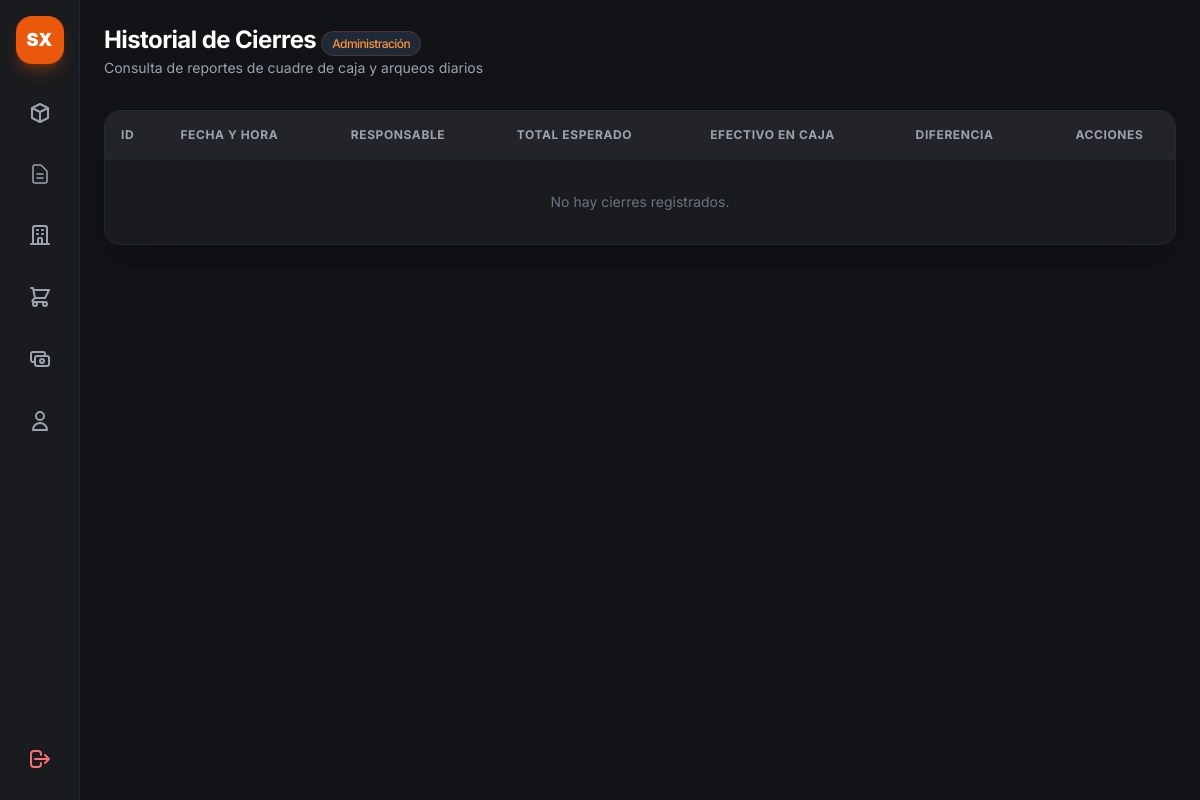
Page /admin/cierres (signed in) on the earlier database version.
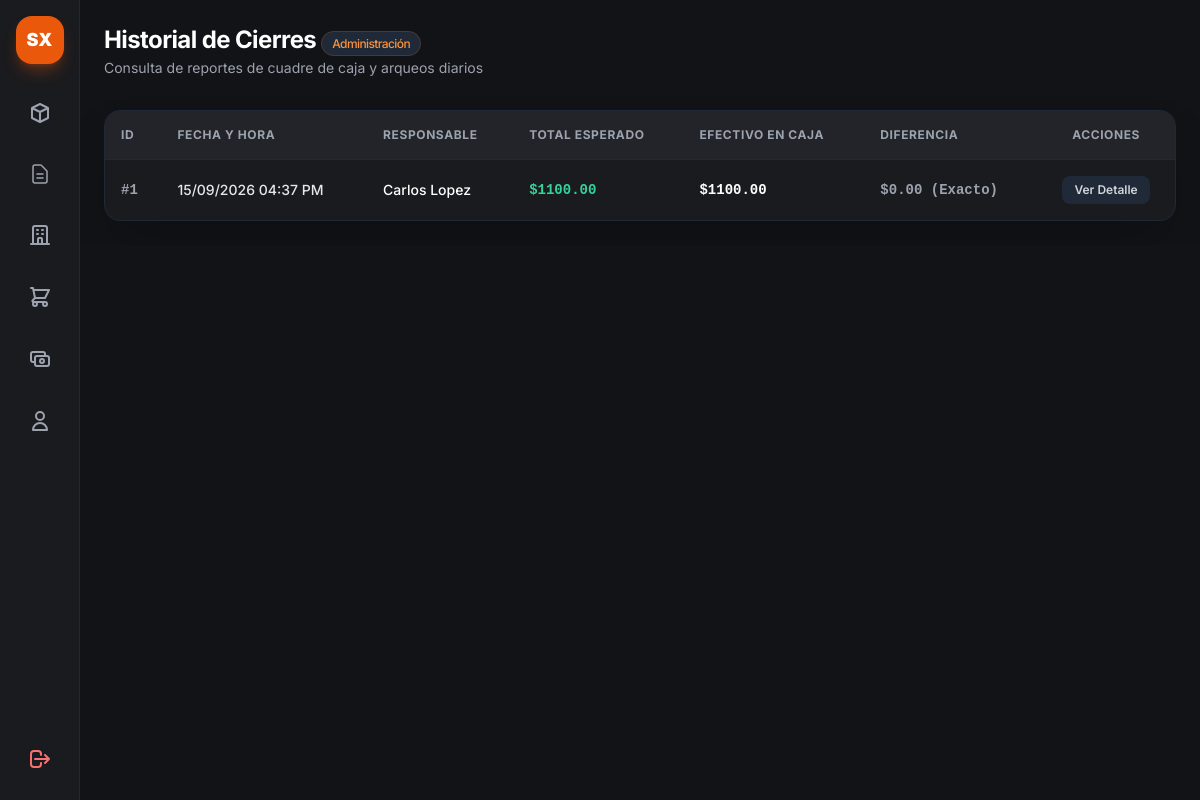
Same page on the later database version.
### app.py (models this page shows)
class CierreDia(db.Model):
    __tablename__ = 'cierres_dia'
    id = db.Column(db.Integer, primary_key=True)
    fecha = db.Column(db.DateTime, default=datetime.utcnow)
    usuario_id = db.Column(db.Integer, db.ForeignKey('usuarios.id'), nullable=True)
    usuario_nombre = db.Column(db.String(100), nullable=False)
    total_esperado = db.Column(db.Float, default=0.0)
    efectivo_caja = db.Column(db.Float, default=0.0)
    diferencia = db.Column(db.Float, default=0.0)
    detalles = db.relationship('DetalleCierre', backref='cierre', lazy=True)

### app.py (the view)
@app.route('/admin/cierres')
def vista_reporte_cierres():
    if 'user' not in session or session.get('rol') != 'admin':
        return redirect(url_for('login'))
    cierres = CierreDia.query.order_by(CierreDia.fecha.desc()).all()
    return render_template('admin_cierres.html', cierres=cierres)

### app.py (called while the page is built)
@app.context_processor
def inject_today():
    return {'hoy': date.today()}

### templates/admin_cierres.html (shortened to what this page needs)
{% extends "base.html" %}
{% block content %}
<main class="flex-1 flex flex-col min-w-0 overflow-y-auto">
    <header class="p-6 pb-2 flex flex-col sm:flex-row sm:items-center justify-between gap-4">
        <div>
            <h1 class="text-2xl font-bold text-white tracking-tight">Historial de Cierres <span
                    class="text-xs font-medium px-2.5 py-1 rounded-full bg-gray-800 text-orange-400 border border-orange-500/20">Administración</span></h1>
            <p class="text-sm text-gray-400 mt-0.5">Consulta de reportes de cuadre de caja y arqueos diarios</p>
        </div>
    </header>
    <section class="p-6 flex-1">
        <div class="bg-[#1a1b1e] border border-gray-800 rounded-2xl overflow-hidden shadow-2xl">
            <div class="overflow-x-auto">
                <table class="w-full text-left border-collapse">
                    <thead>
                        <tr class="border-b border-gray-800 text-xs font-semibold text-gray-400 uppercase tracking-wider bg-[#222429]">
                            <th class="p-4">ID</th>
                            <th class="p-4">Fecha y Hora</th>
                            <th class="p-4">Responsable</th>
                            <th class="p-4">Total Esperado</th>
                            <th class="p-4">Efectivo en Caja</th>
                            <th class="p-4">Diferencia</th>
                            <th class="p-4 text-center">Acciones</th>
                        </tr>
                    </thead>
                    <tbody class="divide-y divide-gray-800/60 text-sm">
                        {% for c in cierres %}
                        <tr class="hover:bg-gray-800/30 transition-colors">
                            <td class="p-4 font-mono font-bold text-gray-400">#{{ c.id }}</td>
                            <td class="p-4 text-gray-200 font-medium">{{ c.fecha.strftime('%d/%m/%Y %I:%M %p') }}</td>
                            <td class="p-4 text-white font-medium">{{ c.usuario_nombre }}</td>
                            <td class="p-4 text-emerald-400 font-mono font-bold">${{ "%.2f"|format(c.total_esperado) }}</td>
                            <td class="p-4 text-white font-mono font-bold">${{ "%.2f"|format(c.efectivo_caja) }}</td>
                            <td class="p-4 font-mono font-bold">
                                {% if c.diferencia < 0 %}
                                    <span class="text-red-400">-${{ "%.2f"|format(c.diferencia|abs) }} (Faltante)</span>
                                {% elif c.diferencia > 0 %}
                                    <span class="text-blue-400">+${{ "%.2f"|format(c.diferencia) }} (Sobrante)</span>
                                {% else %}
                                    <span class="text-gray-400">$0.00 (Exacto)</span>
                                {% endif %}
                            </td>
                            <td class="p-4 text-center">
                                <button onclick="verDetalleCierre({{ c.id }})"
                                    class="px-3 py-1.5 bg-gray-800 hover:bg-orange-500 text-gray-300 hover:text-white rounded-lg text-xs font-semibold transition">
                                    Ver Detalle
                                </button>
                            </td>
                        </tr>
                        {% else %}
                        <tr>
                            <td colspan="7" class="p-8 text-center text-gray-500">No hay cierres registrados.</td>
                        </tr>
                        {% endfor %}
                    </tbody>
                </table>
            </div>
        </div>
    </section>
</main>
{% endblock %}

### templates/base.html (shortened to what this page needs)
<!DOCTYPE html>
<html lang="es" class="h-full bg-[#121316]">
<head>
    <script src="https://cdn.tailwindcss.com"></script>
    <link rel="stylesheet" href="/static/css/style.css">
</head>
<body class="h-full bg-[#121316] text-gray-200 flex overflow-hidden">
    <aside
        class="w-16 md:w-20 bg-[#1a1b1e] border-r border-gray-800 flex flex-col items-center py-4 justify-between h-screen shrink-0 z-40">
        <div class="flex flex-col items-center gap-6 w-full">
            <div
                class="w-10 h-10 md:w-12 md:h-12 bg-orange-600 rounded-2xl flex items-center justify-center font-black text-white text-lg shadow-lg shadow-orange-600/30">
                SX
            </div>
            <nav class="flex flex-col gap-3 w-full px-2">
                <a href="{{ url_for('vista_admin') }}" title="Almacenes"
                    class="p-3 rounded-2xl flex items-center justify-center transition-all border {{ 'bg-orange-600/10 border-orange-500/30 text-orange-500' if request.endpoint == 'vista_admin' else 'border-transparent text-gray-400 hover:text-white hover:bg-gray-800' }}">
                    <svg class="w-6 h-6" fill="none" stroke="currentColor" viewBox="0 0 24 24">
                        <path stroke-linecap="round" stroke-linejoin="round" stroke-width="2"
                            d="M20 7l-8-4-8 4m16 0l-8 4m8-4v10l-8 4m0-10L4 7m8 4v10M4 7v10l8 4"></path>
                    </svg>
                </a>
                <a href="{{ url_for('vista_reporte_cierres') }}" title="Reportes de Cierre"
                    class="flex items-center justify-center p-3 text-gray-400 hover:text-white hover:bg-gray-800/60 rounded-xl transition">
                    <svg class="w-6 h-6 stroke-[1.5]" fill="none" stroke="currentColor" viewBox="0 0 24 24">
                        <path stroke-linecap="round" stroke-linejoin="round"
                            d="M9 12h6m-6 4h6m2 5H7a2 2 0 01-2-2V5a2 2 0 012-2h5.586a1 1 0 01.707.293l5.414 5.414a1 1 0 01.293.707V19a2 2 0 01-2 2z" />
                    </svg>
                </a>
                <a href="{{ url_for('vista_gestion_entidades') }}" title="Almacenes y Proveedores"
                    class="p-3 rounded-2xl flex items-center justify-center transition-all border {{ 'bg-orange-600/10 border-orange-500/30 text-orange-500' if request.endpoint == 'vista_gestion_entidades' else 'border-transparent text-gray-400 hover:text-white hover:bg-gray-800' }}">
                    <svg class="w-6 h-6" fill="none" stroke="currentColor" viewBox="0 0 24 24">
                        <path stroke-linecap="round" stroke-linejoin="round" stroke-width="2"
                            d="M19 21V5a2 2 0 00-2-2H7a2 2 0 00-2 2v16m14 0h2m-2 0h-5m-9 0H3m2 0h5M9 7h1m-1 4h1m4-4h1m-1 4h1m-5 10v-5a1 1 0 011-1h2a1 1 0 011 1v5m-4 0h4" />
                    </svg>
                </a>
                <a href="{{ url_for('compras.vista_compras') }}" title="Cálculo de Compras"
                    class="p-3 rounded-2xl flex items-center justify-center transition-all border {{ 'bg-orange-600/10 border-orange-500/30 text-orange-500' if request.endpoint == 'compras.vista_compras' else 'border-transparent text-gray-400 hover:text-white hover:bg-gray-800' }}">
                    <svg class="w-6 h-6" fill="none" stroke="currentColor" viewBox="0 0 24 24">
                        <path stroke-linecap="round" stroke-linejoin="round" stroke-width="2"
                            d="M3 3h2l.4 2M7 13h10l4-8H5.4M7 13L5.4 5M7 13l-2.293 2.293c-.63.63-.184 1.707.707 1.707H17m0 0a2 2 0 100 4 2 2 0 000-4zm-8 2a2 2 0 11-4 0 2 2 0 014 0z" />
                    </svg>
                </a>
                <a href="{{ url_for('cuentas_por_pagar') }}" title="Cuentas por Pagar"
                    class="p-3 rounded-2xl flex items-center justify-center transition-all border {{ 'bg-orange-600/10 border-orange-500/30 text-orange-500' if request.endpoint == 'cuentas_por_pagar' else 'border-transparent text-gray-400 hover:text-white hover:bg-gray-800' }}">
                    <svg class="w-6 h-6" fill="none" stroke="currentColor" viewBox="0 0 24 24">
                        <path stroke-linecap="round" stroke-linejoin="round" stroke-width="2"
                            d="M17 9V7a2 2 0 00-2-2H5a2 2 0 00-2 2v6a2 2 0 002 2h2m2 4h10a2 2 0 002-2v-6a2 2 0 00-2-2H9a2 2 0 00-2 2v6a2 2 0 002 2zm7-5a2 2 0 11-4 0 2 2 0 014 0z">
                        </path>
                    </svg>
                </a>
                <a href="/admin/usuarios" title="Usuarios"
                    class="p-3 rounded-2xl flex items-center justify-center transition-all border border-transparent text-gray-400 hover:text-white hover:bg-gray-800">
                    <svg class="w-6 h-6" fill="none" stroke="currentColor" viewBox="0 0 24 24">
                        <path stroke-linecap="round" stroke-linejoin="round" stroke-width="2"
                            d="M16 7a4 4 0 11-8 0 4 4 0 018 0zM12 14a7 7 0 00-7 7h14a7 7 0 00-7-7z"></path>
                    </svg>
                </a>
            </nav>
        </div>
        <a href="{{ url_for('logout') }}" title="Cerrar Sesión"
            class="p-3 rounded-2xl text-red-400 hover:text-white hover:bg-red-600/20 transition-all border border-transparent hover:border-red-500/30">
            <svg class="w-6 h-6" fill="none" stroke="currentColor" viewBox="0 0 24 24">
                <path stroke-linecap="round" stroke-linejoin="round" stroke-width="2"
                    d="M17 16l4-4m0 0l-4-4m4 4H7m6 4v1a3 3 0 01-3 3H6a3 3 0 01-3-3V7a3 3 0 013-3h4a3 3 0 013 3v1"></path>
            </svg>
        </a>
    </aside>
    <main class="flex-1 overflow-y-auto h-screen">
        {% block content %}{% endblock %}
    </main>
</body>
</html>

### static/css/style.css (style rules this page uses)
body { font-family: 'Inter', sans-serif; }

Differences in the rows shown:
added CierreDia: id "1", fecha "15/09/2026 04:37 PM", usuario_nombre "Carlos Lopez", total_esperado "1100.00", efectivo_caja "1100.00", diferencia "$0.00 (Exacto)"
Other differences:
text no longer shown: "No hay cierres registrados."
